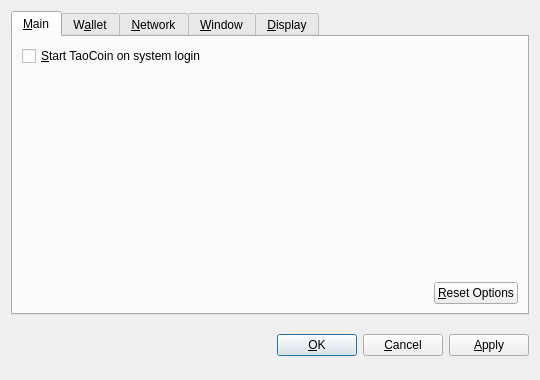
<?xml version="1.0" encoding="UTF-8"?>
<ui version="4.0">
 <class>OptionsDialog</class>
 <widget class="QDialog" name="OptionsDialog">
  <property name="geometry">
   <rect>
    <x>0</x>
    <y>0</y>
    <width>540</width>
    <height>380</height>
   </rect>
  </property>
  <property name="windowTitle">
   <string>Options</string>
  </property>
  <property name="modal">
   <bool>true</bool>
  </property>
  <layout class="QVBoxLayout" name="verticalLayout">
   <item>
    <widget class="QTabWidget" name="tabWidget">
     <property name="tabPosition">
      <enum>QTabWidget::North</enum>
     </property>
     <property name="currentIndex">
      <number>0</number>
     </property>
     <widget class="QWidget" name="tabMain">
      <attribute name="title">
       <string>&amp;Main</string>
      </attribute>
      <layout class="QVBoxLayout" name="verticalLayout_Main">
       <item>
        <widget class="QCheckBox" name="bitcoinAtStartup">
         <property name="toolTip">
          <string>Automatically start TaoCoin after logging in to the system.</string>
         </property>
         <property name="text">
          <string>&amp;Start TaoCoin on system login</string>
         </property>
        </widget>
       </item>
       <item>
        <spacer name="verticalSpacer_Main">
         <property name="orientation">
          <enum>Qt::Vertical</enum>
         </property>
         <property name="sizeHint" stdset="0">
          <size>
           <width>20</width>
           <height>40</height>
          </size>
         </property>
        </spacer>
       </item>
       <item>
        <layout class="QHBoxLayout" name="horizontalLayout_2_Main">
         <item>
          <spacer name="horizontalSpacer_2_Main">
           <property name="orientation">
            <enum>Qt::Horizontal</enum>
           </property>
           <property name="sizeHint" stdset="0">
            <size>
             <width>40</width>
             <height>20</height>
            </size>
           </property>
          </spacer>
         </item>
         <item>
          <widget class="QPushButton" name="resetButton">
           <property name="toolTip">
            <string>Reset all client options to default.</string>
           </property>
           <property name="text">
            <string>&amp;Reset Options</string>
           </property>
           <property name="autoDefault">
            <bool>false</bool>
           </property>
          </widget>
         </item>
        </layout>
       </item>
      </layout>
     </widget>
     <widget class="QWidget" name="tabWallet">
      <attribute name="title">
       <string>W&amp;allet</string>
      </attribute>
      <layout class="QVBoxLayout" name="verticalLayout_Network">
       <item>
        <widget class="QLabel" name="transactionFeeInfoLabel">
         <property name="text">
          <string>Optional transaction fee per kB that helps make sure your transactions are processed quickly. Most transactions are 1 kB.</string>
         </property>
         <property name="textFormat">
          <enum>Qt::PlainText</enum>
         </property>
         <property name="wordWrap">
          <bool>true</bool>
         </property>
        </widget>
       </item>
       <item>
        <layout class="QHBoxLayout" name="horizontalLayout_1_Main">
         <item>
          <widget class="QLabel" name="transactionFeeLabel">
           <property name="text">
            <string>Pay transaction &amp;fee</string>
           </property>
           <property name="textFormat">
            <enum>Qt::PlainText</enum>
           </property>
           <property name="buddy">
            <cstring>transactionFee</cstring>
           </property>
          </widget>
         </item>
         <item>
          <widget class="BitcoinAmountField" name="transactionFee"/>
         </item>
         <item>
          <spacer name="horizontalSpacer_1_Main">
           <property name="orientation">
            <enum>Qt::Horizontal</enum>
           </property>
           <property name="sizeHint" stdset="0">
            <size>
             <width>40</width>
             <height>20</height>
            </size>
           </property>
          </spacer>
         </item>
        </layout>
       </item>
       <item>
        <widget class="QLabel" name="label">
         <property name="text">
          <string>If you disable the spending of unconfirmed change, the change from a transaction cannot be used until that transaction has at least one confirmation. This also affects how your balance is computed.</string>
         </property>
         <property name="wordWrap">
          <bool>true</bool>
         </property>
        </widget>
       </item>
       <item>
        <widget class="QCheckBox" name="spendZeroConfChange">
         <property name="text">
          <string>Spend unconfirmed change  (experts only)</string>
         </property>
        </widget>
       </item>
       <item>
        <spacer name="verticalSpacer">
         <property name="orientation">
          <enum>Qt::Vertical</enum>
         </property>
         <property name="sizeHint" stdset="0">
          <size>
           <width>20</width>
           <height>40</height>
          </size>
         </property>
        </spacer>
       </item>
      </layout>
     </widget>
     <widget class="QWidget" name="tabNetwork">
      <attribute name="title">
       <string>&amp;Network</string>
      </attribute>
      <layout class="QVBoxLayout" name="verticalLayout_Network">
       <item>
        <widget class="QCheckBox" name="mapPortUpnp">
         <property name="toolTip">
          <string>Automatically open the TaoCoin client port on the router. This only works when your router supports UPnP and it is enabled.</string>
         </property>
         <property name="text">
          <string>Map port using &amp;UPnP</string>
         </property>
        </widget>
       </item>
       <item>
        <widget class="QCheckBox" name="connectSocks">
         <property name="toolTip">
          <string>Connect to the TaoCoin network through a SOCKS proxy (e.g. when connecting through Tor).</string>
         </property>
         <property name="text">
          <string>&amp;Connect through SOCKS proxy:</string>
         </property>
        </widget>
       </item>
       <item>
        <layout class="QHBoxLayout" name="horizontalLayout_Network">
         <item>
          <widget class="QLabel" name="proxyIpLabel">
           <property name="text">
            <string>Proxy &amp;IP:</string>
           </property>
           <property name="textFormat">
            <enum>Qt::PlainText</enum>
           </property>
           <property name="buddy">
            <cstring>proxyIp</cstring>
           </property>
          </widget>
         </item>
         <item>
          <widget class="QValidatedLineEdit" name="proxyIp">
           <property name="maximumSize">
            <size>
             <width>140</width>
             <height>16777215</height>
            </size>
           </property>
           <property name="toolTip">
            <string>IP address of the proxy (e.g. 127.0.0.1)</string>
           </property>
          </widget>
         </item>
         <item>
          <widget class="QLabel" name="proxyPortLabel">
           <property name="text">
            <string>&amp;Port:</string>
           </property>
           <property name="textFormat">
            <enum>Qt::PlainText</enum>
           </property>
           <property name="buddy">
            <cstring>proxyPort</cstring>
           </property>
          </widget>
         </item>
         <item>
          <widget class="QLineEdit" name="proxyPort">
           <property name="maximumSize">
            <size>
             <width>55</width>
             <height>16777215</height>
            </size>
           </property>
           <property name="toolTip">
            <string>Port of the proxy (e.g. 9050)</string>
           </property>
          </widget>
         </item>
         <item>
          <widget class="QLabel" name="socksVersionLabel">
           <property name="text">
            <string>SOCKS &amp;Version:</string>
           </property>
           <property name="textFormat">
            <enum>Qt::PlainText</enum>
           </property>
           <property name="buddy">
            <cstring>socksVersion</cstring>
           </property>
          </widget>
         </item>
         <item>
          <widget class="QValueComboBox" name="socksVersion">
           <property name="toolTip">
            <string>SOCKS version of the proxy (e.g. 5)</string>
           </property>
          </widget>
         </item>
         <item>
          <spacer name="horizontalSpacer_Network">
           <property name="orientation">
            <enum>Qt::Horizontal</enum>
           </property>
           <property name="sizeHint" stdset="0">
            <size>
             <width>40</width>
             <height>20</height>
            </size>
           </property>
          </spacer>
         </item>
        </layout>
       </item>
       <item>
        <spacer name="verticalSpacer_Network">
         <property name="orientation">
          <enum>Qt::Vertical</enum>
         </property>
         <property name="sizeHint" stdset="0">
          <size>
           <width>20</width>
           <height>40</height>
          </size>
         </property>
        </spacer>
       </item>
      </layout>
     </widget>
     <widget class="QWidget" name="tabWindow">
      <attribute name="title">
       <string>&amp;Window</string>
      </attribute>
      <layout class="QVBoxLayout" name="verticalLayout_Window">
       <item>
        <widget class="QCheckBox" name="minimizeToTray">
         <property name="toolTip">
          <string>Show only a tray icon after minimizing the window.</string>
         </property>
         <property name="text">
          <string>&amp;Minimize to the tray instead of the taskbar</string>
         </property>
        </widget>
       </item>
       <item>
        <widget class="QCheckBox" name="minimizeOnClose">
         <property name="toolTip">
          <string>Minimize instead of exit the application when the window is closed. When this option is enabled, the application will be closed only after selecting Quit in the menu.</string>
         </property>
         <property name="text">
          <string>M&amp;inimize on close</string>
         </property>
        </widget>
       </item>
       <item>
        <spacer name="verticalSpacer_Window">
         <property name="orientation">
          <enum>Qt::Vertical</enum>
         </property>
         <property name="sizeHint" stdset="0">
          <size>
           <width>20</width>
           <height>40</height>
          </size>
         </property>
        </spacer>
       </item>
      </layout>
     </widget>
     <widget class="QWidget" name="tabDisplay">
      <attribute name="title">
       <string>&amp;Display</string>
      </attribute>
      <layout class="QVBoxLayout" name="verticalLayout_Display">
       <item>
        <layout class="QHBoxLayout" name="horizontalLayout_1_Display">
         <item>
          <widget class="QLabel" name="langLabel">
           <property name="text">
            <string>User Interface &amp;language:</string>
           </property>
           <property name="textFormat">
            <enum>Qt::PlainText</enum>
           </property>
           <property name="buddy">
            <cstring>lang</cstring>
           </property>
          </widget>
         </item>
         <item>
          <widget class="QValueComboBox" name="lang">
           <property name="toolTip">
            <string>The user interface language can be set here. This setting will take effect after restarting TaoCoin.</string>
           </property>
          </widget>
         </item>
        </layout>
       </item>
       <item>
        <layout class="QHBoxLayout" name="horizontalLayout_2_Display">
         <item>
          <widget class="QLabel" name="unitLabel">
           <property name="text">
            <string>&amp;Unit to show amounts in:</string>
           </property>
           <property name="textFormat">
            <enum>Qt::PlainText</enum>
           </property>
           <property name="buddy">
            <cstring>unit</cstring>
           </property>
          </widget>
         </item>
         <item>
          <widget class="QValueComboBox" name="unit">
           <property name="toolTip">
            <string>Choose the default subdivision unit to show in the interface and when sending coins.</string>
           </property>
          </widget>
         </item>
        </layout>
       </item>
       <item>
        <widget class="QCheckBox" name="displayAddresses">
         <property name="toolTip">
          <string>Whether to show TaoCoin addresses in the transaction list or not.</string>
         </property>
         <property name="text">
          <string>&amp;Display addresses in transaction list</string>
         </property>
        </widget>
       </item>
       <item>
        <widget class="QCheckBox" name="coinControlFeatures">
         <property name="toolTip">
          <string>Whether to show coin control features or not.</string>
         </property>
         <property name="text">
          <string>Display coin &amp;control features (experts only!)</string>
         </property>
        </widget>
       </item>
       <item>
        <spacer name="verticalSpacer_Display">
         <property name="orientation">
          <enum>Qt::Vertical</enum>
         </property>
         <property name="sizeHint" stdset="0">
          <size>
           <width>20</width>
           <height>40</height>
          </size>
         </property>
        </spacer>
       </item>
      </layout>
     </widget>
    </widget>
   </item>
   <item>
    <layout class="QHBoxLayout" name="horizontalLayout_Buttons">
     <item>
      <spacer name="horizontalSpacer_1">
       <property name="orientation">
        <enum>Qt::Horizontal</enum>
       </property>
       <property name="sizeHint" stdset="0">
        <size>
         <width>40</width>
         <height>48</height>
        </size>
       </property>
      </spacer>
     </item>
     <item>
      <widget class="QLabel" name="statusLabel">
       <property name="font">
        <font>
         <weight>75</weight>
         <bold>true</bold>
        </font>
       </property>
       <property name="text">
        <string/>
       </property>
       <property name="textFormat">
        <enum>Qt::PlainText</enum>
       </property>
       <property name="wordWrap">
        <bool>true</bool>
       </property>
      </widget>
     </item>
     <item>
      <spacer name="horizontalSpacer_2">
       <property name="orientation">
        <enum>Qt::Horizontal</enum>
       </property>
       <property name="sizeHint" stdset="0">
        <size>
         <width>40</width>
         <height>48</height>
        </size>
       </property>
      </spacer>
     </item>
     <item>
      <widget class="QPushButton" name="okButton">
       <property name="text">
        <string>&amp;OK</string>
       </property>
      </widget>
     </item>
     <item>
      <widget class="QPushButton" name="cancelButton">
       <property name="text">
        <string>&amp;Cancel</string>
       </property>
       <property name="autoDefault">
        <bool>false</bool>
       </property>
      </widget>
     </item>
     <item>
      <widget class="QPushButton" name="applyButton">
       <property name="text">
        <string>&amp;Apply</string>
       </property>
       <property name="autoDefault">
        <bool>false</bool>
       </property>
      </widget>
     </item>
    </layout>
   </item>
  </layout>
 </widget>
 <customwidgets>
  <customwidget>
   <class>BitcoinAmountField</class>
   <extends>QSpinBox</extends>
   <header>bitcoinamountfield.h</header>
  </customwidget>
  <customwidget>
   <class>QValueComboBox</class>
   <extends>QComboBox</extends>
   <header>qvaluecombobox.h</header>
  </customwidget>
  <customwidget>
   <class>QValidatedLineEdit</class>
   <extends>QLineEdit</extends>
   <header>qvalidatedlineedit.h</header>
  </customwidget>
 </customwidgets>
 <resources/>
 <connections/>
</ui>
